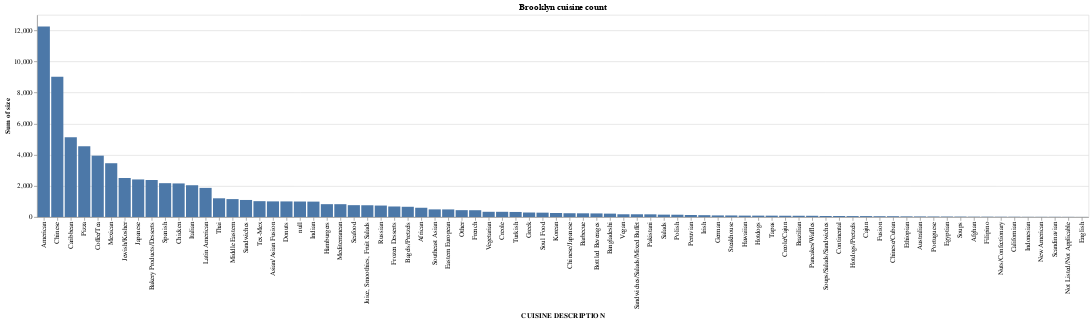

Notebook code cell kept with this figure:
### Code cell
alt.Chart(boros_cuisine[boros_cuisine.BORO == "Brooklyn"]).mark_bar().encode(
    x= alt.X("CUISINE DESCRIPTION", sort = "-y"),
    y= "sum(size)",
    # facet = "BORO"
).properties(
    title="Brooklyn cuisine count"
)

### Figure 1 — Vega-Lite specification as saved in the notebook (floating-point values rounded to 4 significant figures)
{"config": {"view": {"continuousWidth": 400, "continuousHeight": 300}}, "data": {"name": "data-b7d07867edf3b5e4ba65cc5de62b45b5"}, "mark": "bar", "encoding": {"x": {"field": "CUISINE DESCRIPTION", "sort": "-y", "type": "nominal"}, "y": {"aggregate": "sum", "field": "size", "type": "quantitative"}}, "title": "Brooklyn cuisine count", "$schema": "https://vega.github.io/schema/vega-lite/v4.17.0.json", "datasets": {"data-b7d07867edf3b5e4ba65cc5de62b45b5": [{"CUISINE DESCRIPTION": "American", "BORO": "Brooklyn", "size": 12242}, {"CUISINE DESCRIPTION": "Chinese", "BORO": "Brooklyn", "size": 9017}, {"CUISINE DESCRIPTION": "Caribbean", "BORO": "Brooklyn", "size": 5130}, {"CUISINE DESCRIPTION": "Pizza", "BORO": "Brooklyn", "size": 4550}, {"CUISINE DESCRIPTION": "Coffee/Tea", "BORO": "Brooklyn", "size": 3946}, {"CUISINE DESCRIPTION": "Mexican", "BORO": "Brooklyn", "size": 3459}, {"CUISINE DESCRIPTION": "Jewish/Kosher", "BORO": "Brooklyn", "size": 2510}, {"CUISINE DESCRIPTION": "Japanese", "BORO": "Brooklyn", "size": 2416}, {"CUISINE DESCRIPTION": "Bakery Products/Desserts", "BORO": "Brooklyn", "size": 2379}, {"CUISINE DESCRIPTION": "Spanish", "BORO": "Brooklyn", "size": 2177}, {"CUISINE DESCRIPTION": "Chicken", "BORO": "Brooklyn", "size": 2160}, {"CUISINE DESCRIPTION": "Italian", "BORO": "Brooklyn", "size": 2044}, {"CUISINE DESCRIPTION": "Latin American", "BORO": "Brooklyn", "size": 1874}, {"CUISINE DESCRIPTION": "Thai", "BORO": "Brooklyn", "size": 1204}, {"CUISINE DESCRIPTION": "Middle Eastern", "BORO": "Brooklyn", "size": 1153}, {"CUISINE DESCRIPTION": "Sandwiches", "BORO": "Brooklyn", "size": 1097}, {"CUISINE DESCRIPTION": "Tex-Mex", "BORO": "Brooklyn", "size": 1020}, {"CUISINE DESCRIPTION": "Asian/Asian Fusion", "BORO": "Brooklyn", "size": 1006}, {"CUISINE DESCRIPTION": "Donuts", "BORO": "Brooklyn", "size": 1004}, {"CUISINE DESCRIPTION": null, "BORO": "Brooklyn", "size": 997}, {"CUISINE DESCRIPTION": "Indian", "BORO": "Brooklyn", "size": 991}, {"CUISINE DESCRIPTION": "Hamburgers", "BORO": "Brooklyn", "size": 827}, {"CUISINE DESCRIPTION": "Mediterranean", "BORO": "Brooklyn", "size": 826}, {"CUISINE DESCRIPTION": "Seafood", "BORO": "Brooklyn", "size": 763}, {"CUISINE DESCRIPTION": "Juice, Smoothies, Fruit Salads", "BORO": "Brooklyn", "size": 757}, {"CUISINE DESCRIPTION": "Russian", "BORO": "Brooklyn", "size": 738}, {"CUISINE DESCRIPTION": "Frozen Desserts", "BORO": "Brooklyn", "size": 678}, {"CUISINE DESCRIPTION": "Bagels/Pretzels", "BORO": "Brooklyn", "size": 659}, {"CUISINE DESCRIPTION": "African", "BORO": "Brooklyn", "size": 596}, {"CUISINE DESCRIPTION": "Southeast Asian", "BORO": "Brooklyn", "size": 492}, {"CUISINE DESCRIPTION": "Eastern European", "BORO": "Brooklyn", "size": 489}, {"CUISINE DESCRIPTION": "Other", "BORO": "Brooklyn", "size": 442}, {"CUISINE DESCRIPTION": "French", "BORO": "Brooklyn", "size": 438}, {"CUISINE DESCRIPTION": "Vegetarian", "BORO": "Brooklyn", "size": 337}, {"CUISINE DESCRIPTION": "Creole", "BORO": "Brooklyn", "size": 336}, {"CUISINE DESCRIPTION": "Turkish", "BORO": "Brooklyn", "size": 326}, {"CUISINE DESCRIPTION": "Greek", "BORO": "Brooklyn", "size": 291}, {"CUISINE DESCRIPTION": "Soul Food", "BORO": "Brooklyn", "size": 281}, {"CUISINE DESCRIPTION": "Korean", "BORO": "Brooklyn", "size": 260}, {"CUISINE DESCRIPTION": "Chinese/Japanese", "BORO": "Brooklyn", "size": 244}, {"CUISINE DESCRIPTION": "Barbecue", "BORO": "Brooklyn", "size": 239}, {"CUISINE DESCRIPTION": "Bottled Beverages", "BORO": "Brooklyn", "size": 232}, {"CUISINE DESCRIPTION": "Bangladeshi", "BORO": "Brooklyn", "size": 219}, {"CUISINE DESCRIPTION": "Vegan", "BORO": "Brooklyn", "size": 178}, {"CUISINE DESCRIPTION": "Sandwiches/Salads/Mixed Buffet", "BORO": "Brooklyn", "size": 177}, {"CUISINE DESCRIPTION": "Pakistani", "BORO": "Brooklyn", "size": 174}, {"CUISINE DESCRIPTION": "Salads", "BORO": "Brooklyn", "size": 154}, {"CUISINE DESCRIPTION": "Polish", "BORO": "Brooklyn", "size": 149}, {"CUISINE DESCRIPTION": "Peruvian", "BORO": "Brooklyn", "size": 131}, {"CUISINE DESCRIPTION": "Irish", "BORO": "Brooklyn", "size": 119}, {"CUISINE DESCRIPTION": "German", "BORO": "Brooklyn", "size": 103}, {"CUISINE DESCRIPTION": "Steakhouse", "BORO": "Brooklyn", "size": 101}, {"CUISINE DESCRIPTION": "Hawaiian", "BORO": "Brooklyn", "size": 91}, {"CUISINE DESCRIPTION": "Hotdogs", "BORO": "Brooklyn", "size": 90}, {"CUISINE DESCRIPTION": "Tapas", "BORO": "Brooklyn", "size": 88}, {"CUISINE DESCRIPTION": "Creole/Cajun", "BORO": "Brooklyn", "size": 83}, {"CUISINE DESCRIPTION": "Brazilian", "BORO": "Brooklyn", "size": 82}, {"CUISINE DESCRIPTION": "Pancakes/Waffles", "BORO": "Brooklyn", "size": 80}, {"CUISINE DESCRIPTION": "Soups/Salads/Sandwiches", "BORO": "Brooklyn", "size": 65}, {"CUISINE DESCRIPTION": "Continental", "BORO": "Brooklyn", "size": 65}, {"CUISINE DESCRIPTION": "Hotdogs/Pretzels", "BORO": "Brooklyn", "size": 60}, {"CUISINE DESCRIPTION": "Cajun", "BORO": "Brooklyn", "size": 60}, {"CUISINE DESCRIPTION": "Fusion", "BORO": "Brooklyn", "size": 51}, {"CUISINE DESCRIPTION": "Chinese/Cuban", "BORO": "Brooklyn", "size": 51}, {"CUISINE DESCRIPTION": "Ethiopian", "BORO": "Brooklyn", "size": 40}, {"CUISINE DESCRIPTION": "Australian", "BORO": "Brooklyn", "size": 36}, {"CUISINE DESCRIPTION": "Portuguese", "BORO": "Brooklyn", "size": 32}, {"CUISINE DESCRIPTION": "Egyptian", "BORO": "Brooklyn", "size": 29}, {"CUISINE DESCRIPTION": "Soups", "BORO": "Brooklyn", "size": 26}, {"CUISINE DESCRIPTION": "Afghan", "BORO": "Brooklyn", "size": 20}, {"CUISINE DESCRIPTION": "Filipino", "BORO": "Brooklyn", "size": 20}, {"CUISINE DESCRIPTION": "Nuts/Confectionary", "BORO": "Brooklyn", "size": 17}, {"CUISINE DESCRIPTION": "Californian", "BORO": "Brooklyn", "size": 16}, {"CUISINE DESCRIPTION": "Indonesian", "BORO": "Brooklyn", "size": 12}, {"CUISINE DESCRIPTION": "New American", "BORO": "Brooklyn", "size": 11}, {"CUISINE DESCRIPTION": "Scandinavian", "BORO": "Brooklyn", "size": 11}, {"CUISINE DESCRIPTION": "Not Listed/Not Applicable", "BORO": "Brooklyn", "size": 9}, {"CUISINE DESCRIPTION": "English", "BORO": "Brooklyn", "size": 5}]}}
